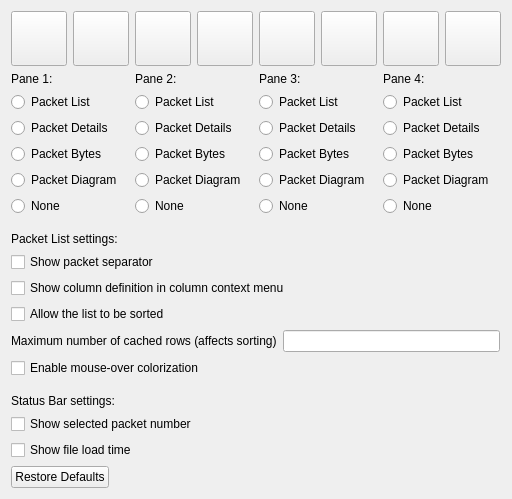
<?xml version="1.0" encoding="UTF-8"?>
<ui version="4.0">
 <class>LayoutPreferencesFrame</class>
 <widget class="QFrame" name="LayoutPreferencesFrame">
  <property name="geometry">
   <rect>
    <x>0</x>
    <y>0</y>
    <width>414</width>
    <height>409</height>
   </rect>
  </property>
  <property name="windowTitle">
   <string>Frame</string>
  </property>
  <property name="frameShape">
   <enum>QFrame::NoFrame</enum>
  </property>
  <property name="frameShadow">
   <enum>QFrame::Plain</enum>
  </property>
  <property name="lineWidth">
   <number>0</number>
  </property>
  <layout class="QVBoxLayout" name="verticalLayout_4">
   <item>
    <layout class="QHBoxLayout" name="horizontalLayout">
     <item>
      <widget class="QToolButton" name="layout3VerticalToolButton">
       <property name="minimumSize">
        <size>
         <width>0</width>
         <height>0</height>
        </size>
       </property>
       <property name="text">
        <string/>
       </property>
       <property name="icon">
        <iconset resource="../../resources/layout.qrc">
         <normaloff>:/layout/layout_3_vertical.png</normaloff>:/layout/layout_3_vertical.png</iconset>
       </property>
       <property name="iconSize">
        <size>
         <width>48</width>
         <height>48</height>
        </size>
       </property>
       <property name="checkable">
        <bool>true</bool>
       </property>
       <attribute name="buttonGroup">
        <string notr="true">layoutButtonGroup</string>
       </attribute>
      </widget>
     </item>
     <item>
      <widget class="QToolButton" name="layout1Top2BotToolButton">
       <property name="text">
        <string/>
       </property>
       <property name="icon">
        <iconset resource="../../resources/layout.qrc">
         <normaloff>:/layout/layout_1_top_2_bot.png</normaloff>:/layout/layout_1_top_2_bot.png</iconset>
       </property>
       <property name="iconSize">
        <size>
         <width>48</width>
         <height>48</height>
        </size>
       </property>
       <property name="checkable">
        <bool>true</bool>
       </property>
       <attribute name="buttonGroup">
        <string notr="true">layoutButtonGroup</string>
       </attribute>
      </widget>
     </item>
     <item>
      <widget class="QToolButton" name="layout2Top1BotToolButton">
       <property name="text">
        <string/>
       </property>
       <property name="icon">
        <iconset resource="../../resources/layout.qrc">
         <normaloff>:/layout/layout_2_top_1_bot.png</normaloff>:/layout/layout_2_top_1_bot.png</iconset>
       </property>
       <property name="iconSize">
        <size>
         <width>48</width>
         <height>48</height>
        </size>
       </property>
       <property name="checkable">
        <bool>true</bool>
       </property>
       <attribute name="buttonGroup">
        <string notr="true">layoutButtonGroup</string>
       </attribute>
      </widget>
     </item>
     <item>
      <widget class="QToolButton" name="layout1Left2RightToolButton">
       <property name="text">
        <string/>
       </property>
       <property name="icon">
        <iconset resource="../../resources/layout.qrc">
         <normaloff>:/layout/layout_1_left_2_right.png</normaloff>:/layout/layout_1_left_2_right.png</iconset>
       </property>
       <property name="iconSize">
        <size>
         <width>48</width>
         <height>48</height>
        </size>
       </property>
       <property name="checkable">
        <bool>true</bool>
       </property>
       <attribute name="buttonGroup">
        <string notr="true">layoutButtonGroup</string>
       </attribute>
      </widget>
     </item>
     <item>
      <widget class="QToolButton" name="layout2Left1RightToolButton">
       <property name="text">
        <string/>
       </property>
       <property name="icon">
        <iconset resource="../../resources/layout.qrc">
         <normaloff>:/layout/layout_2_left_1_right.png</normaloff>:/layout/layout_2_left_1_right.png</iconset>
       </property>
       <property name="iconSize">
        <size>
         <width>48</width>
         <height>48</height>
        </size>
       </property>
       <property name="checkable">
        <bool>true</bool>
       </property>
       <attribute name="buttonGroup">
        <string notr="true">layoutButtonGroup</string>
       </attribute>
      </widget>
     </item>
     <item>
      <widget class="QToolButton" name="layout3HorizontalToolButton">
       <property name="text">
        <string/>
       </property>
       <property name="icon">
        <iconset resource="../../resources/layout.qrc">
         <normaloff>:/layout/layout_3_horizontal.png</normaloff>:/layout/layout_3_horizontal.png</iconset>
       </property>
       <property name="iconSize">
        <size>
         <width>48</width>
         <height>48</height>
        </size>
       </property>
       <property name="checkable">
        <bool>true</bool>
       </property>
       <attribute name="buttonGroup">
        <string notr="true">layoutButtonGroup</string>
       </attribute>
      </widget>
     </item>
     <item>
      <widget class="QToolButton" name="layout4QuadToolButton">
       <property name="text">
        <string/>
       </property>
       <property name="icon">
        <iconset resource="../../resources/layout.qrc">
         <normaloff>:/layout/layout_4_quad.png</normaloff>:/layout/layout_4_quad.png</iconset>
       </property>
       <property name="iconSize">
        <size>
         <width>48</width>
         <height>48</height>
        </size>
       </property>
       <property name="checkable">
        <bool>true</bool>
       </property>
       <attribute name="buttonGroup">
        <string notr="true">layoutButtonGroup</string>
       </attribute>
      </widget>
     </item>
     <item>
      <widget class="QToolButton" name="layout4HorizontalToolButton">
       <property name="text">
        <string/>
       </property>
       <property name="icon">
        <iconset resource="../../resources/layout.qrc">
         <normaloff>:/layout/layout_4_horizontal.png</normaloff>:/layout/layout_4_horizontal.png</iconset>
       </property>
       <property name="iconSize">
        <size>
         <width>48</width>
         <height>48</height>
        </size>
       </property>
       <property name="checkable">
        <bool>true</bool>
       </property>
       <attribute name="buttonGroup">
        <string notr="true">layoutButtonGroup</string>
       </attribute>
      </widget>
     </item>
    </layout>
   </item>
   <item>
    <layout class="QHBoxLayout" name="horizontalLayout_2">
     <item>
      <layout class="QVBoxLayout" name="verticalLayout_3">
       <item>
        <widget class="QLabel" name="label">
         <property name="text">
          <string>Pane 1:</string>
         </property>
        </widget>
       </item>
       <item>
        <widget class="QRadioButton" name="pane1PacketListRadioButton">
         <property name="text">
          <string>Packet List</string>
         </property>
         <attribute name="buttonGroup">
          <string notr="true">pane1ButtonGroup</string>
         </attribute>
        </widget>
       </item>
       <item>
        <widget class="QRadioButton" name="pane1PacketDetailsRadioButton">
         <property name="text">
          <string>Packet Details</string>
         </property>
         <attribute name="buttonGroup">
          <string notr="true">pane1ButtonGroup</string>
         </attribute>
        </widget>
       </item>
       <item>
        <widget class="QRadioButton" name="pane1PacketBytesRadioButton">
         <property name="text">
          <string>Packet Bytes</string>
         </property>
         <attribute name="buttonGroup">
          <string notr="true">pane1ButtonGroup</string>
         </attribute>
        </widget>
       </item>
       <item>
        <widget class="QRadioButton" name="pane1PacketDiagramRadioButton">
         <property name="text">
          <string>Packet Diagram</string>
         </property>
         <attribute name="buttonGroup">
          <string notr="true">pane1ButtonGroup</string>
         </attribute>
        </widget>
       </item>
       <item>
        <widget class="QRadioButton" name="pane1NoneRadioButton">
         <property name="text">
          <string>None</string>
         </property>
         <attribute name="buttonGroup">
          <string notr="true">pane1ButtonGroup</string>
         </attribute>
        </widget>
       </item>
      </layout>
     </item>
     <item>
      <layout class="QVBoxLayout" name="verticalLayout_2">
       <item>
        <widget class="QLabel" name="label_2">
         <property name="text">
          <string>Pane 2:</string>
         </property>
        </widget>
       </item>
       <item>
        <widget class="QRadioButton" name="pane2PacketListRadioButton">
         <property name="text">
          <string>Packet List</string>
         </property>
         <attribute name="buttonGroup">
          <string notr="true">pane2ButtonGroup</string>
         </attribute>
        </widget>
       </item>
       <item>
        <widget class="QRadioButton" name="pane2PacketDetailsRadioButton">
         <property name="text">
          <string>Packet Details</string>
         </property>
         <attribute name="buttonGroup">
          <string notr="true">pane2ButtonGroup</string>
         </attribute>
        </widget>
       </item>
       <item>
        <widget class="QRadioButton" name="pane2PacketBytesRadioButton">
         <property name="text">
          <string>Packet Bytes</string>
         </property>
         <attribute name="buttonGroup">
          <string notr="true">pane2ButtonGroup</string>
         </attribute>
        </widget>
       </item>
       <item>
        <widget class="QRadioButton" name="pane2PacketDiagramRadioButton">
         <property name="text">
          <string>Packet Diagram</string>
         </property>
         <attribute name="buttonGroup">
          <string notr="true">pane2ButtonGroup</string>
         </attribute>
        </widget>
       </item>
       <item>
        <widget class="QRadioButton" name="pane2NoneRadioButton">
         <property name="text">
          <string>None</string>
         </property>
         <attribute name="buttonGroup">
          <string notr="true">pane2ButtonGroup</string>
         </attribute>
        </widget>
       </item>
      </layout>
     </item>
     <item>
      <layout class="QVBoxLayout" name="verticalLayout">
       <item>
        <widget class="QLabel" name="label_3">
         <property name="text">
          <string>Pane 3:</string>
         </property>
        </widget>
       </item>
       <item>
        <widget class="QRadioButton" name="pane3PacketListRadioButton">
         <property name="text">
          <string>Packet List</string>
         </property>
         <attribute name="buttonGroup">
          <string notr="true">pane3ButtonGroup</string>
         </attribute>
        </widget>
       </item>
       <item>
        <widget class="QRadioButton" name="pane3PacketDetailsRadioButton">
         <property name="text">
          <string>Packet Details</string>
         </property>
         <attribute name="buttonGroup">
          <string notr="true">pane3ButtonGroup</string>
         </attribute>
        </widget>
       </item>
       <item>
        <widget class="QRadioButton" name="pane3PacketBytesRadioButton">
         <property name="text">
          <string>Packet Bytes</string>
         </property>
         <attribute name="buttonGroup">
          <string notr="true">pane3ButtonGroup</string>
         </attribute>
        </widget>
       </item>
       <item>
        <widget class="QRadioButton" name="pane3PacketDiagramRadioButton">
         <property name="text">
          <string>Packet Diagram</string>
         </property>
         <attribute name="buttonGroup">
          <string notr="true">pane3ButtonGroup</string>
         </attribute>
        </widget>
       </item>
       <item>
        <widget class="QRadioButton" name="pane3NoneRadioButton">
         <property name="text">
          <string>None</string>
         </property>
         <attribute name="buttonGroup">
          <string notr="true">pane3ButtonGroup</string>
         </attribute>
        </widget>
       </item>
      </layout>
     </item>
     <item>
      <layout class="QVBoxLayout" name="verticalLayout_5">
       <item>
        <widget class="QLabel" name="label4">
         <property name="text">
          <string>Pane 4:</string>
         </property>
        </widget>
       </item>
       <item>
        <widget class="QRadioButton" name="pane4PacketListRadioButton">
         <property name="text">
          <string>Packet List</string>
         </property>
         <attribute name="buttonGroup">
          <string notr="true">pane4ButtonGroup</string>
         </attribute>
        </widget>
       </item>
       <item>
        <widget class="QRadioButton" name="pane4PacketDetailsRadioButton">
         <property name="text">
          <string>Packet Details</string>
         </property>
         <attribute name="buttonGroup">
          <string notr="true">pane4ButtonGroup</string>
         </attribute>
        </widget>
       </item>
       <item>
        <widget class="QRadioButton" name="pane4PacketBytesRadioButton">
         <property name="text">
          <string>Packet Bytes</string>
         </property>
         <attribute name="buttonGroup">
          <string notr="true">pane4ButtonGroup</string>
         </attribute>
        </widget>
       </item>
       <item>
        <widget class="QRadioButton" name="pane4PacketDiagramRadioButton">
         <property name="text">
          <string>Packet Diagram</string>
         </property>
         <attribute name="buttonGroup">
          <string notr="true">pane4ButtonGroup</string>
         </attribute>
        </widget>
       </item>
       <item>
        <widget class="QRadioButton" name="pane4NoneRadioButton">
         <property name="text">
          <string>None</string>
         </property>
         <attribute name="buttonGroup">
          <string notr="true">pane4ButtonGroup</string>
         </attribute>
        </widget>
       </item>
      </layout>
     </item>
    </layout>
   </item>
   <item>
    <spacer name="verticalSpacer_2">
     <property name="orientation">
      <enum>Qt::Vertical</enum>
     </property>
     <property name="sizeType">
      <enum>QSizePolicy::Fixed</enum>
     </property>
     <property name="sizeHint" stdset="0">
      <size>
       <width>20</width>
       <height>10</height>
      </size>
     </property>
    </spacer>
   </item>
   <item>
    <widget class="QLabel" name="packetListSettings">
     <property name="text">
      <string>Packet List settings:</string>
     </property>
    </widget>
   </item>
   <item>
    <widget class="QCheckBox" name="packetListSeparatorCheckBox">
     <property name="text">
      <string>Show packet separator</string>
     </property>
    </widget>
   </item>
   <item>
    <widget class="QCheckBox" name="packetListHeaderShowColumnDefinition">
     <property name="text">
      <string>Show column definition in column context menu</string>
     </property>
    </widget>
   </item>
   <item>
    <widget class="QCheckBox" name="packetListAllowSorting">
     <property name="text">
      <string>Allow the list to be sorted</string>
     </property>
    </widget>
   </item>
   <item>
    <layout class="QHBoxLayout" name="packetListCachedRows">
     <item>
      <widget class="QLabel" name="packetListCachedRowsLabel">
       <property name="text">
        <string>Maximum number of cached rows (affects sorting)</string>
       </property>
       <property name="toolTip">
        <string>&lt;html&gt;&lt;head/&gt;&lt;body&gt;&lt;p&gt;If more than this many rows are displayed, then sorting by columns that require packet dissection will be disabled. Increasing this number increases memory consumption by caching column values.&lt;/p&gt;&lt;/body&gt;&lt;/html&gt;</string>
       </property>
      </widget>
     </item>
     <item>
      <widget class="QLineEdit" name="packetListCachedRowsLineEdit">
       <property name="toolTip">
        <string>&lt;html&gt;&lt;head/&gt;&lt;body&gt;&lt;p&gt;If more than this many rows are displayed, then sorting by columns that require packet dissection will be disabled. Increasing this number increases memory consumption by caching column values.&lt;/p&gt;&lt;/body&gt;&lt;/html&gt;</string>
       </property>
      </widget>
     </item>
     <item>
      <spacer name="packetListCachedRowsHorizontalSpacer">
       <property name="orientation">
        <enum>Qt:Horizontal</enum>
       </property>
      </spacer>
     </item>
    </layout>
   </item>
   <item>
    <widget class="QCheckBox" name="packetListHoverStyleCheckbox">
     <property name="text">
      <string>Enable mouse-over colorization</string>
     </property>
    </widget>
   </item>
   <item>
    <spacer name="verticalSpacer_3">
     <property name="orientation">
      <enum>Qt::Vertical</enum>
     </property>
     <property name="sizeType">
      <enum>QSizePolicy::Fixed</enum>
     </property>
     <property name="sizeHint" stdset="0">
      <size>
       <width>20</width>
       <height>10</height>
      </size>
     </property>
    </spacer>
   </item>
   <item>
    <widget class="QLabel" name="statusBarSettings">
     <property name="text">
      <string>Status Bar settings:</string>
     </property>
    </widget>
   </item>
   <item>
    <widget class="QCheckBox" name="statusBarShowSelectedPacketCheckBox">
     <property name="text">
      <string>Show selected packet number</string>
     </property>
    </widget>
   </item>
   <item>
    <widget class="QCheckBox" name="statusBarShowFileLoadTimeCheckBox">
     <property name="text">
      <string>Show file load time</string>
     </property>
    </widget>
   </item>
   <item>
    <spacer name="verticalSpacer">
     <property name="orientation">
      <enum>Qt::Vertical</enum>
     </property>
     <property name="sizeHint" stdset="0">
      <size>
       <width>68</width>
       <height>13</height>
      </size>
     </property>
    </spacer>
   </item>
   <item>
    <widget class="QDialogButtonBox" name="restoreButtonBox">
     <property name="standardButtons">
      <set>QDialogButtonBox::RestoreDefaults</set>
     </property>
    </widget>
   </item>
  </layout>
 </widget>
 <resources>
  <include location="../../resources/layout.qrc"/>
 </resources>
 <connections/>
 <buttongroups>
  <buttongroup name="layoutButtonGroup"/>
  <buttongroup name="pane4ButtonGroup"/>
  <buttongroup name="pane3ButtonGroup"/>
  <buttongroup name="pane2ButtonGroup"/>
  <buttongroup name="pane1ButtonGroup"/>
 </buttongroups>
</ui>
